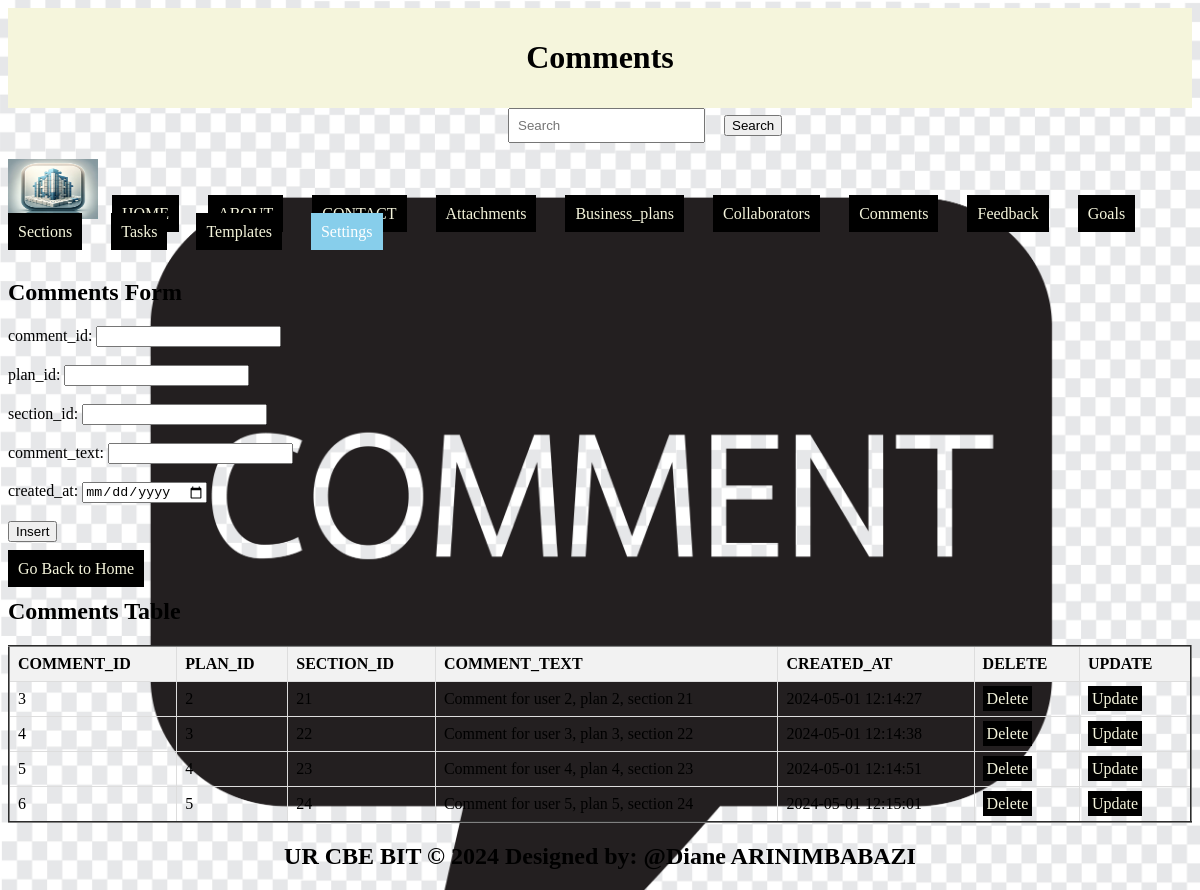
The page /comments.php on the database its author committed.
### tables this page shows
CREATE TABLE `comments` (
  `comment_id` int(11) NOT NULL,
  `plan_id` int(11) NOT NULL,
  `section_id` int(11) DEFAULT NULL,
  `comment_text` text NOT NULL,
  `created_at` timestamp NOT NULL DEFAULT current_timestamp()
);

### comments.php (the view, shortened to what this page needs)
<!DOCTYPE html>
<html lang="en">
<head>
  <link rel="stylesheet" type="text/css" href="style.css" title="style 1" media="screen, tv, projection, handheld, print"/>
</head>
<body style="background-image: url('./Images/comment.jpg');background-repeat: no-repeat;background-size:cover;">
  <header>
    <h1>Comments</h1>
  </header>
  <form class="d-flex" role="search" action="search.php">
    <input class="form-control me-2" type="search" placeholder="Search" aria-label="Search" name="query">
    <button class="btn btn-outline-success" type="submit">Search</button>
  </form>
  <ul style="list-style-type: none; padding: 0;">
    <li style="display: inline; margin-right: 10px;">
      <img src="./Images/logo.png" width="90" height="60" alt="Logo">
    </li>
    <li style="display: inline; margin-right: 10px;"><a href="./home.html">HOME</a>
    </li>
    <li style="display: inline; margin-right: 10px;"><a href="./about.html">ABOUT</a>
    </li>
    <li style="display: inline; margin-right: 10px;"><a href="./contact.html">CONTACT</a>
    </li>
    <li style="display: inline; margin-right: 10px;"><a href="./attachments.php">Attachments</a>
    </li>
    <li style="display: inline; margin-right: 10px;"><a href="./business_plans.php">Business_plans</a>
    </li>
    <li style="display: inline; margin-right: 10px;"><a href="./collaborators.php">Collaborators</a>
    </li>
    <li style="display: inline; margin-right: 10px;"><a href="./comments.php">Comments</a>
    </li>
    <li style="display: inline; margin-right: 10px;"><a href="./feedback.php">Feedback</a>
    </li>
    <li style="display: inline; margin-right: 10px;"><a href="./goals.php">Goals</a>
    </li>
    <li style="display: inline; margin-right: 10px;"><a href="./sections.php">Sections</a>
    </li>
    <li style="display: inline; margin-right: 10px;"><a href="./tasks.php">Tasks</a>
    </li>
    <li style="display: inline; margin-right: 10px;"><a href="./templates.php">Templates</a>
    </li>
  <li class="dropdown" style="display: inline; margin-right: 10px;">
      <a href="#" style="padding: 10px; color: white; background-color: skyblue; text-decoration: none; margin-right: 15px;">Settings</a>
    </li><br><br>
  </ul>
  <section>
    <h1>Comments Form</h1>
    <form method="post" onsubmit="return confirm('Are you sure you want to insert this record?');">
      <label for="comment_id">comment_id:</label>
      <input type="number" id="comment_id" name="comment_id"><br><br>
      <label for="plan_id">plan_id:</label>
      <input type="number" id="plan_id" name="plan_id" required><br><br>
      <label for="section_id">section_id:</label>
      <input type="number" id="section_id" name="section_id"><br><br>
      <label for="comment_text">comment_text:</label>
      <input type="text" id="comment_text" name="comment_text"><br><br>
      <label for="created_at">created_at:</label>
      <input type="date" id="created_at" name="created_at"><br><br>
      <input type="submit" name="add" value="Insert"><br><br>
      <a href="./home.html">Go Back to Home</a>
    </form>
    <h2>Comments Table</h2>
    <table border="2">
      <tr>
        <th>COMMENT_ID</th>
        <th>PLAN_ID</th>
        <th>SECTION_ID</th>
        <th>COMMENT_TEXT</th>
        <th>CREATED_AT</th>
        <th>DELETE</th>
        <th>UPDATE</th>
      </tr>
      <?php
        include('database_connection.php');
        $sql = "SELECT * FROM comments";
        $result = $connection->query($sql);
        if ($result->num_rows > 0) {
            while ($row = $result->fetch_assoc()) {
                $comment_id = $row['comment_id'];
                echo "<tr>
                  <td>" . $row['comment_id'] . "</td>
                  <td>" . $row['plan_id'] . "</td>
                  <td>" . $row['section_id'] . "</td>
                  <td>" . $row['comment_text'] . "</td>
                  <td>" . $row['created_at'] . "</td>
                  <td><a style='padding:4px' href='Delete_comments.php?comment_id=$comment_id'>Delete</a></td>
                  <td><a style='padding:4px' href='update_comments.php?comment_id=$comment_id'>Update</a></td>
                </tr>";
            }
        } else {
            echo "<tr><td colspan='7'>No data found</td></tr>";
        }
      ?>
    </table>
  </section>
  <footer>
    <center>
      <b><h2>UR CBE BIT &copy 2024 Designed by: @Diane ARINIMBABAZI</h2></b>
    </center>
  </footer>
</body>
</html>

### comments.php (style rules this page uses)
a { padding: 10px; color: white; background-color:black; text-decoration: none; margin-right: 15px; }
a:link { color: beige; }
button.btn { margin-left: 15px; margin-top: 4px; }
input.form-control { margin-left: 500px; padding: 8px; }
table { width: 100%; border-collapse: collapse; }
th, td { border: 1px solid #ddd; padding: 8px; text-align: left; }
th { background-color: #f2f2f2; }
header { background-color: beige; padding: 10px; text-align: center; }
.dropdown { position: relative; display: inline; margin-right: 10px; }

### rows shown on the page
comments: comment_id "3", plan "2", section "21", comment_text "Comment for user 2, plan 2, section 21", created_at "2024-05-01 12:14:27"
comments: comment_id "4", plan "3", section "22", comment_text "Comment for user 3, plan 3, section 22", created_at "2024-05-01 12:14:38"
comments: comment_id "5", plan "4", section "23", comment_text "Comment for user 4, plan 4, section 23", created_at "2024-05-01 12:14:51"
comments: comment_id "6", plan "5", section "24", comment_text "Comment for user 5, plan 5, section 24", created_at "2024-05-01 12:15:01"
